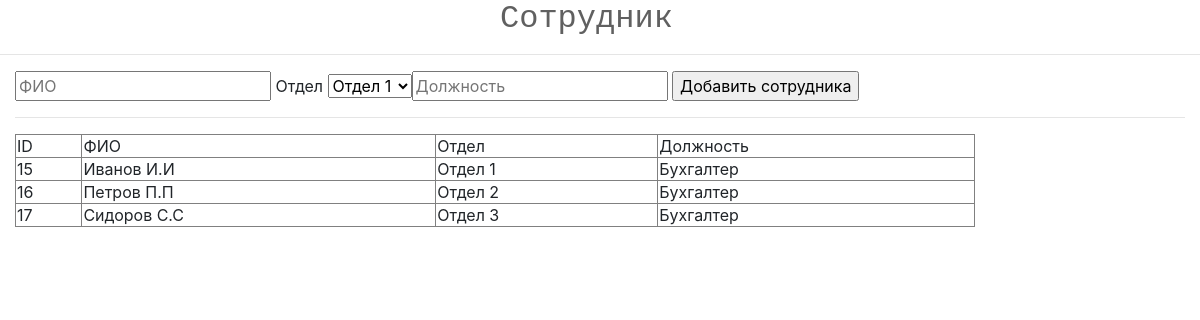
The app's page /sotrydnik.php, older data.
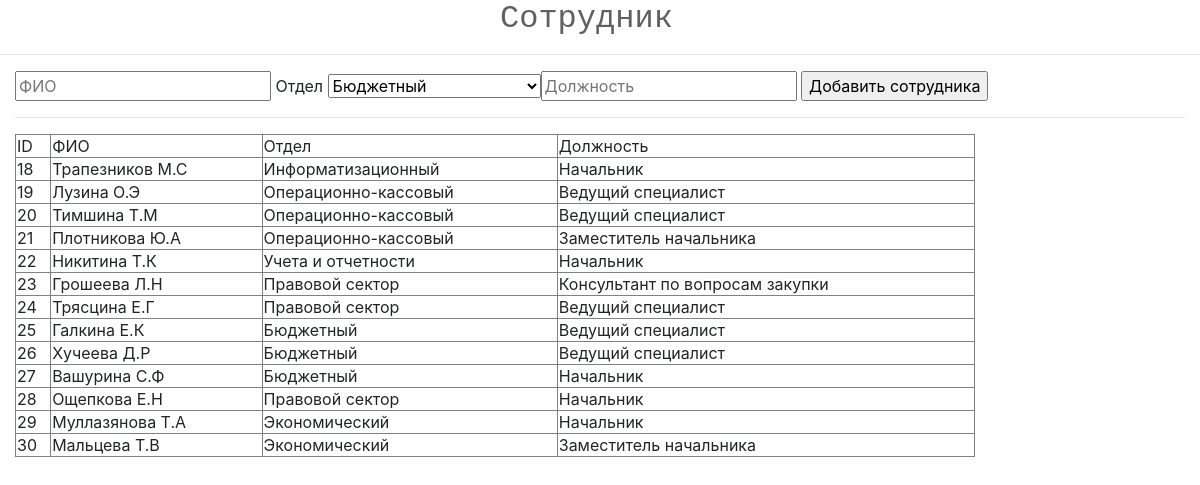
The same page, newer data.
### tables this page shows
CREATE TABLE `sotrydnik` (
  `id` int(5) NOT NULL,
  `fio` varchar(256) DEFAULT NULL,
  `id_otd` int(5) DEFAULT NULL,
  `doljn` varchar(256) DEFAULT NULL
);

CREATE TABLE `otdel` (
  `id` int(5) NOT NULL,
  `nazv` varchar(256) NOT NULL
);

### sotrydnik.php (the view, shortened to what this page needs)
<html>
    <head>
       <link rel="stylesheet" href="https://stackpath.bootstrapcdn.com/bootstrap/4.3.1/css/bootstrap.min.css">
    	<link rel="stylesheet" type="text/css" href="style.css">
    </head>
    <body>
      <div class="zagolovok"><h2>Сотрудник</h2></div>
      <hr/>
<div class="container">
  <form method="post">
  <input type = "text" name = "fio" placeholder="ФИО" />
  Отдел
  <?php
$sql = "SELECT * FROM otdel";
$result_select = mysql_query($sql);
echo "<select name = 'id_otd'>";
while($object = mysql_fetch_object($result_select)){
echo "<option value = '$object->id,''$object->nazv,' >$object->nazv  </option>";
}
echo "</select>";
?>
<input type = "text" name = "doljn" placeholder="Должность" />
  <input type = "submit" value="Добавить сотрудника"/>
</form>
<hr/>
<div class="">
<table class="tab" border="1" >
  <tr>
    <td>ID</td>
    <td>ФИО</td>
     <td>Отдел</td>
     <td>Должность</td>
   </tr>
   <?php
$result = mysql_query("SELECT sotrydnik.id, sotrydnik.fio, sotrydnik.doljn, otdel.nazv as nazv FROM sotrydnik
LEFT JOIN otdel
ON sotrydnik.id_otd = otdel.id ");
while ($row = mysql_fetch_assoc($result))
{
    echo "<tr>";
    echo "<td>".$row['id']."</td>";
    echo "<td>".$row['fio']."</td>";
    echo "<td>".$row['nazv']."</td>";
    echo '<td>'.$row['doljn'].'</td>';
    echo "</tr>";
}
?>
</table>
</div>
  </body>
</html>

Row changes from the older to the newer data that the page shows:
removed sotrydnik: id "15", fio "Иванов И.И", otdel.nazv "Отдел 1", doljn "Бухгалтер"
removed sotrydnik: id "16", fio "Петров П.П", otdel.nazv "Отдел 2", doljn "Бухгалтер"
removed sotrydnik: id "17", fio "Сидоров С.С", otdel.nazv "Отдел 3", doljn "Бухгалтер"
added sotrydnik: id "18", fio "Трапезников М.С", otdel.nazv "Информатизационный", doljn "Начальник"
added sotrydnik: id "19", fio "Лузина О.Э", otdel.nazv "Операционно-кассовый", doljn "Ведущий специалист"
added sotrydnik: id "20", fio "Тимшина Т.М", otdel.nazv "Операционно-кассовый", doljn "Ведущий специалист"
added sotrydnik: id "21", fio "Плотникова Ю.А", otdel.nazv "Операционно-кассовый", doljn "Заместитель начальника"
added sotrydnik: id "22", fio "Никитина Т.К", otdel.nazv "Учета и отчетности", doljn "Начальник"
added sotrydnik: id "23", fio "Грошеева Л.Н", otdel.nazv "Правовой сектор", doljn "Консультант по вопросам закупки"
added sotrydnik: id "24", fio "Трясцина Е.Г", otdel.nazv "Правовой сектор", doljn "Ведущий специалист"
added sotrydnik: id "25", fio "Галкина Е.К", otdel.nazv "Бюджетный", doljn "Ведущий специалист"
added sotrydnik: id "26", fio "Хучеева Д.Р", otdel.nazv "Бюджетный", doljn "Ведущий специалист"
added sotrydnik: id "27", fio "Вашурина С.Ф", otdel.nazv "Бюджетный", doljn "Начальник"
added sotrydnik: id "28", fio "Ощепкова Е.Н", otdel.nazv "Правовой сектор", doljn "Начальник"
added sotrydnik: id "29", fio "Муллазянова Т.А", otdel.nazv "Экономический", doljn "Начальник"
added sotrydnik: id "30", fio "Мальцева Т.В", otdel.nazv "Экономический", doljn "Заместитель начальника"
Text that changed along with them:
form field id_otd: "Отдел 1" → "Бюджетный"
